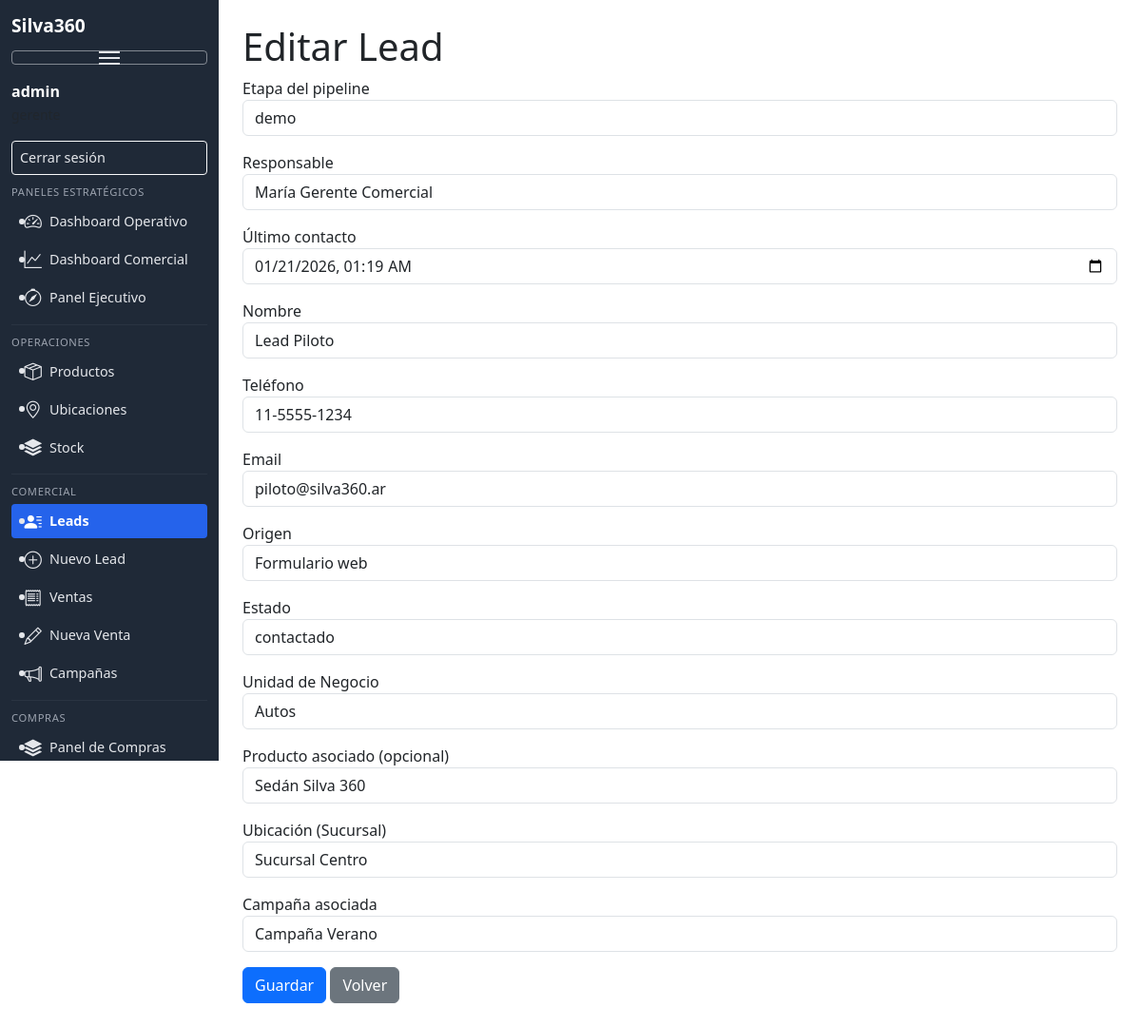
Screenshot of /leads/edit/1 (signed in) with the database file from the repository.
### models.py (models this page shows)
class Lead(db.Model):
    __tablename__ = "leads"
    id = db.Column(db.Integer, primary_key=True)
    created_at = db.Column(db.DateTime, default=datetime.utcnow)
    name = db.Column(db.String(200), nullable=False)
    phone = db.Column(db.String(50))
    email = db.Column(db.String(120))
    source = db.Column(db.String(50))  # Meta, Google, Orgánico, referido, etc.
    status = db.Column(db.String(50), default="nuevo")
    business_unit_id = db.Column(db.Integer, db.ForeignKey("business_units.id"), nullable=False)
    product_id = db.Column(db.Integer, db.ForeignKey("products.id"), nullable=True)
    location_id = db.Column(db.Integer, db.ForeignKey("locations.id"), nullable=True)
    stage = db.Column(db.String(40), default="nuevo")
    owner_name = db.Column(db.String(120), nullable=True)
    last_contacted_at = db.Column(db.DateTime, nullable=True)
    campaign_id = db.Column(db.Integer, db.ForeignKey("campaigns.id"), nullable=True)
    business_unit = db.relationship("BusinessUnit")
    product = db.relationship("Product")
    location = db.relationship("Location")
    campaign = db.relationship("Campaign", back_populates="leads")

class BusinessUnit(db.Model):
    __tablename__ = "business_units"
    id = db.Column(db.Integer, primary_key=True)
    name = db.Column(db.String(100), unique=True, nullable=False)  # Autos, Motos, etc.

class Product(db.Model):
    __tablename__ = "products"
    id = db.Column(db.Integer, primary_key=True)
    sku = db.Column(db.String(80), unique=True, nullable=True)
    name = db.Column(db.String(200), nullable=False)
    description = db.Column(db.Text, nullable=True)
    price = db.Column(db.Numeric(10, 2), nullable=True)
    category = db.Column(db.String(120), nullable=True)
    stock_quantity = db.Column(db.Integer, default=0)
    min_stock_level = db.Column(db.Integer, default=0)
    business_unit_id = db.Column(db.Integer, db.ForeignKey("business_units.id"), nullable=True)
    location_id = db.Column(db.Integer, db.ForeignKey("locations.id"), nullable=True)
    created_at = db.Column(db.DateTime, default=datetime.utcnow)
    business_unit = db.relationship("BusinessUnit", backref="products")
    location = db.relationship("Location", backref="products")

class Location(db.Model):
    __tablename__ = "locations"
    id = db.Column(db.Integer, primary_key=True)
    name = db.Column(db.String(120), nullable=False)  # Sucursal 1, Nave Central, etc.
    address = db.Column(db.String(200), nullable=True)
    city = db.Column(db.String(100), nullable=True)
    state = db.Column(db.String(100), nullable=True)
    zip_code = db.Column(db.String(20), nullable=True)
    country = db.Column(db.String(100), default='México')
    phone = db.Column(db.String(20), nullable=True)
    email = db.Column(db.String(140), nullable=True)
    manager_name = db.Column(db.String(120), nullable=True)
    is_active = db.Column(db.Boolean, default=True)
    type = db.Column(db.String(50))  # sucursal, nave

class Campaign(db.Model):
    __tablename__ = "campaigns"
    id = db.Column(db.Integer, primary_key=True)
    name = db.Column(db.String(180), nullable=False)
    channel = db.Column(db.String(120))
    cost_estimate = db.Column(db.Numeric(12, 2), nullable=True)
    start_date = db.Column(db.Date, nullable=True)
    end_date = db.Column(db.Date, nullable=True)
    active = db.Column(db.Boolean, default=True)
    leads = db.relationship("Lead", back_populates="campaign")

### blueprints/crm.py (the view, shortened to what this page needs)
@crm_bp.route("/leads/edit/<int:lead_id>", methods=["GET", "POST"])
def leads_edit(lead_id):
    lead = Lead.query.get_or_404(lead_id)
    units = BusinessUnit.query.all()
    products = Product.query.all()
    locations = Location.query.all()
    campaigns = Campaign.query.all()
    return render_template(
        "lead_form.html",
        lead=lead,
        units=units,
        products=products,
        locations=locations,
        campaigns=campaigns,
        stages=PIPELINE_STAGES,
    )

### security.py (called while the page is built)
def module_allowed(module):
    if not module:
        return True
    role = session.get("role")
    if not role:
        return False
    allowed = ACCESS_MAP.get(role, [])
    if "all" in allowed:
        return True
    return module in allowed

def protect_blueprint(bp, module):
    @bp.before_request
    def guard():
        if module_allowed(module):
            return  # access granted
        flash("No tenés acceso a este módulo.", "warning")
        return redirect(url_for("auth.login"))

### templates/lead_form.html (shortened to what this page needs)
{% extends 'base.html' %}
{% block content %}
<h1>{{ 'Editar Lead' if lead else 'Nuevo Lead' }}</h1>
<form method="POST">
    <div class="mb-3">
        <label>Etapa del pipeline</label>
        <select name="stage" class="form-control">
            {% for s in stages %}
            <option value="{{ s }}"
                {% if lead and lead.stage == s %}selected{% endif %}>
                {{ s }}
            </option>
            {% endfor %}
        </select>
    </div>
    <div class="mb-3">
        <label>Responsable</label>
        <input type="text" name="owner_name" class="form-control"
               value="{{ lead.owner_name if lead else '' }}">
    </div>
    <div class="mb-3">
        <label>Último contacto</label>
        <input type="datetime-local" name="last_contacted_at" class="form-control"
               value="{{ lead.last_contacted_at.strftime('%Y-%m-%dT%H:%M') if lead and lead.last_contacted_at else '' }}">
    </div>
    <div class="mb-3">
        <label>Nombre</label>
        <input type="text" name="name" class="form-control"
               value="{{ lead.name if lead else '' }}" required>
    </div>
    <div class="mb-3">
        <label>Teléfono</label>
        <input type="text" name="phone" class="form-control"
               value="{{ lead.phone if lead else '' }}">
    </div>
    <div class="mb-3">
        <label>Email</label>
        <input type="email" name="email" class="form-control"
               value="{{ lead.email if lead else '' }}">
    </div>
    <div class="mb-3">
        <label>Origen</label>
        <input type="text" name="source" class="form-control"
               value="{{ lead.source if lead else '' }}">
    </div>
    <div class="mb-3">
        <label>Estado</label>
        <select name="status" class="form-control">
            {% set estados = ['nuevo','contactado','propuesta','ganado','perdido'] %}
            {% for e in estados %}
            <option value="{{ e }}"
                {% if lead and lead.status == e %}selected{% endif %}>
                {{ e }}
            </option>
            {% endfor %}
        </select>
    </div>
    <div class="mb-3">
        <label>Unidad de Negocio</label>
        <select name="business_unit_id" class="form-control" required>
            {% for u in units %}
            <option value="{{ u.id }}"
                {% if lead and lead.business_unit_id == u.id %}selected{% endif %}>
                {{ u.name }}
            </option>
            {% endfor %}
        </select>
    </div>
    <div class="mb-3">
        <label>Producto asociado (opcional)</label>
        <select name="product_id" class="form-control">
            {% for p in products %}
            <option value="{{ p.id }}"
                {% if lead and lead.product_id == p.id %}selected{% endif %}>
                {{ p.name }}
            </option>
            {% endfor %}
        </select>
    </div>
    <div class="mb-3">
        <label>Ubicación (Sucursal)</label>
        <select name="location_id" class="form-control">
            {% for l in locations %}
            <option value="{{ l.id }}"
                {% if lead and lead.location_id == l.id %}selected{% endif %}>
                {{ l.name }}
            </option>
            {% endfor %}
        </select>
    </div>
    <div class="mb-3">
        <label>Campaña asociada</label>
        <select name="campaign_id" class="form-control">
            {% for campaign in campaigns %}
            <option value="{{ campaign.id }}"
                {% if lead and lead.campaign_id == campaign.id %}selected{% endif %}>
                {{ campaign.name }}
            </option>
            {% endfor %}
        </select>
    </div>
    <button class="btn btn-primary" type="submit">Guardar</button>
    <a href="/leads" class="btn btn-secondary">Volver</a>
</form>
{% endblock %}

### templates/base.html (style rules this page uses)
body { margin: 0; padding: 0; display: flex; font-family: system-ui, -apple-system, BlinkMacSystemFont, "Segoe UI", sans-serif; }

### rows the page displays
Lead: stage "demo", owner_name "María Gerente Comercial", last_contacted_at "01/21/2026 01:19", name "Lead Piloto", phone "11-5555-1234", email "piloto@silva360.ar", source "Formulario web", status "contactado", business_unit_id "Autos", product_id "Sedán Silva 360", location_id "Sucursal Centro", campaign_id "Campaña Verano"

### other values shown
{{ current_user }} "admin"
{{ 'Editar Lead' if lead else 'Nuevo Lead' }} "Editar Lead"
